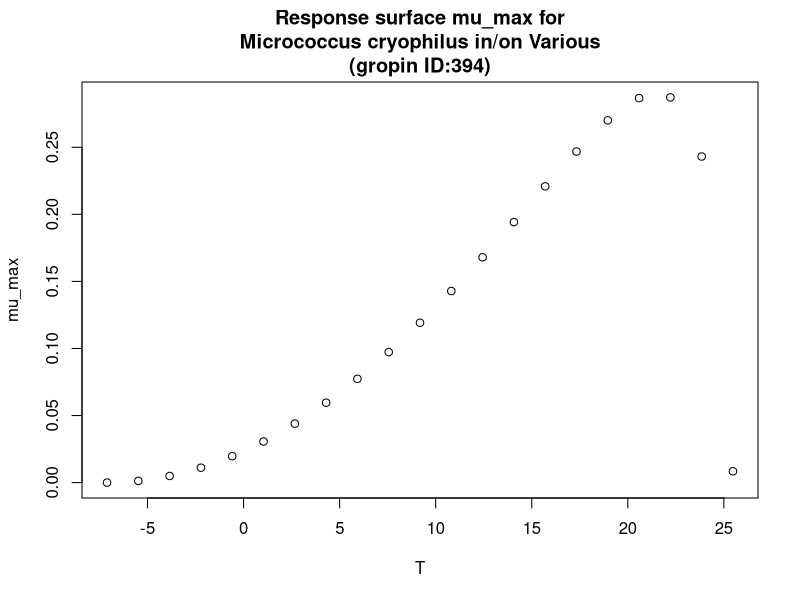

R code for this plot:
#############################
# start of Parameter script
#############################
T <- seq(-7.1071,25.4745254745255,length.out=21)
#############################
# end of Parameter script
#############################
############################# 
# start of Model script Gropin ID 394 
#############################
 
# constant coefficients for this model
 
variables <- data.frame(T)
argumentsPar <- expand.grid(variables)
 
# heart of the model
response_surface <- function(T) {
   mumax <-(2.9*(10^-1)*(T-25.5)*((T+7.1)^2))/((21.5+7.1)*((21.5+7.1)*(T-21.5)-(21.5-25.5)*(21.5-7.1-2*T)))

return(mumax=mumax)
} 

# output parameters
mumax <- cbind(argumentsPar,response_surface(argumentsPar['T']))
colnames(mumax) <- c(colnames(argumentsPar),'mumax')
#############################
# End of Model script
#############################
############################# 
# start of Visualisation script Gropin ID 394 
#############################
plot(T,mumax$mumax,
                          xlab='T',
                          ylab='mu_max',main='Response surface mu_max for
Micrococcus cryophilus in/on Various
(gropin ID:394)')
#############################
# End of Visualisation script
#############################
